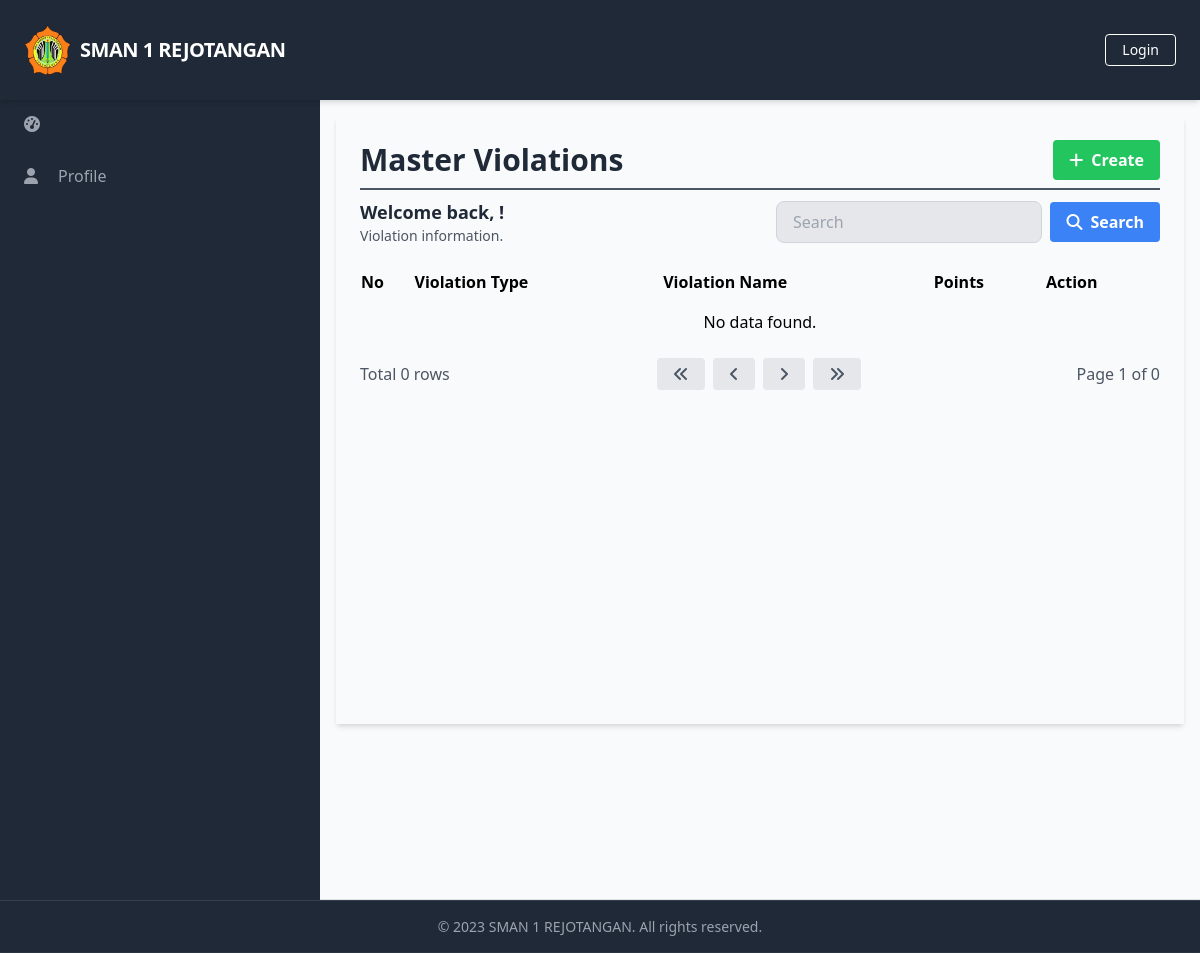
Before: /manage_master_violations/manage_master_violations_list.php with the older database file.
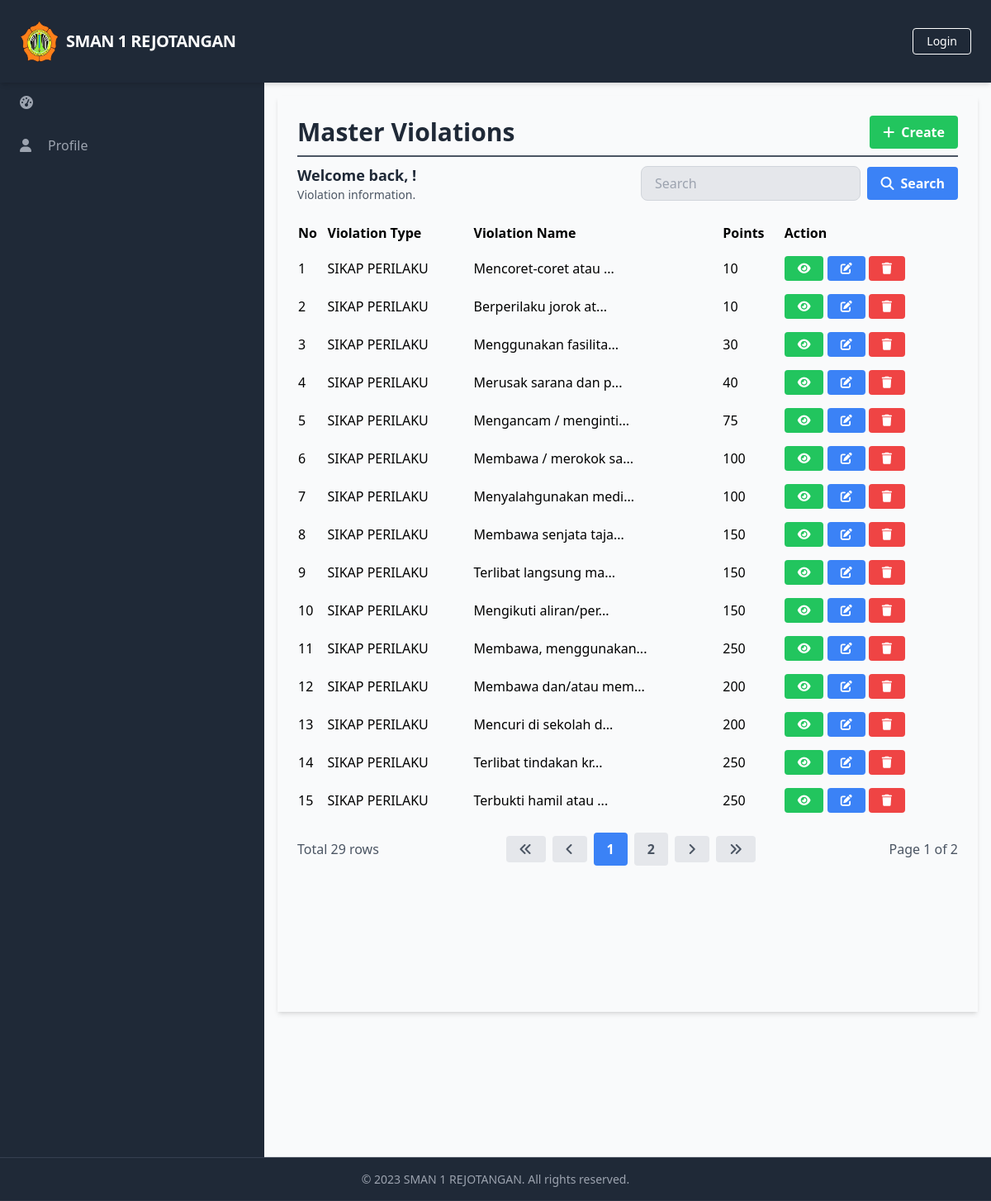
After: the same page with the newer database file.
### tables this page shows
CREATE TABLE `MasterViolations` (
  `ViolationID` int(11) NOT NULL,
  `ViolationType` varchar(255) NOT NULL,
  `ViolationName` varchar(255) NOT NULL,
  `Points` int(11) NOT NULL
);

### database/connection.php (called while the page is built, shortened)
<?php
$baseUrl = "http://localhost/final_project_imam_2023/";

### public/manage_master_violations/manage_master_violations_list.php (the view, shortened to what the changed rows need)
<?php
require_once('../../database/connection.php');
?>
<?php include_once('../components/header.php'); ?>
<div class="h-screen flex flex-col">
    <div class="flex-grow bg-gray-50 flex flex-row shadow-md">
        <main class="bg-gray-50 flex flex-col flex-1 overflow-y-scroll h-screen flex-shrink-0 sc-hide pb-40">
            <div class="flex items-start justify-start p-6 shadow-md m-4 flex-1 flex-col">
                <div class="flex flex-row justify-between items-center w-full border-b-2 border-gray-600 mb-2 pb-2">
                    <h1 class="text-3xl text-gray-800 font-semibold w-full">Master Violations</h1>
                </div>
                <div class="flex flex-col w-full">
                    <div class="flex flex-row justify-between items-center w-full mb-2 pb-2">
                        <div>
                            <h2 class="text-lg text-gray-800 font-semibold">Welcome back, <?php echo $_SESSION['FullName']; ?>!</h2>
                        </div>
                    </div>
                    <table class="min-w-full">
                        <thead>
                            <tr>
                                <th class="text-left py-2">No</th>
                                <th class="text-left py-2">Violation Type</th>
                                <th class="text-left py-2">Violation Name</th>
                                <th class="text-left py-2">Points</th>
                                <th class="text-left py-2">Action</th>
                            </tr>
                        </thead>
                        <tbody>
                            <?php
                            $searchTerm = isset($_GET['search']) ? $_GET['search'] : '';
                            $page = isset($_GET['page']) ? $_GET['page'] : 1;
                            $query = "SELECT * FROM MasterViolations WHERE ViolationName LIKE '%$searchTerm%' LIMIT 15 OFFSET " . ($page - 1) * 15;
                            $result = $conn->query($query);
                            $queryCount = "SELECT COUNT(*) AS count FROM MasterViolations WHERE ViolationName LIKE '%$searchTerm%'";
                            $resultCount = $conn->query($queryCount);
                            $rowCount = $resultCount->fetch_assoc()['count'];
                            $totalPage = ceil($rowCount / 15);
                            $no = 1;
                            while ($row = $result->fetch_assoc()) {
                            ?>
                                <tr>
                                    <td class="py-2"><?php echo $no++; ?></td>
                                    <td class="py-2"><?php echo strlen($row['ViolationType']) > 20 ? substr($row['ViolationType'], 0, 20) . '...' : $row['ViolationType']; ?></td>
                                    <td class="py-2"><?php echo strlen($row['ViolationName']) > 20 ? substr($row['ViolationName'], 0, 20) . '...' : $row['ViolationName']; ?></td>
                                    <td class="py-2"><?php echo $row['Points']; ?></td>
                                    <td class='py-2'>
                                        <a href="<?php echo $baseUrl; ?>public/manage_master_violations/manage_master_violations_detail.php?id=<?php echo $row['ViolationID'] ?>" class='bg-green-500 hover-bg-green-700 text-white font-bold py-2 px-4 rounded inline-flex items-center text-sm'>
                                            <i class='fas fa-eye'></i>
                                        </a>
                                        <a href="<?php echo $baseUrl; ?>public/manage_master_violations/manage_master_violations_update.php?id=<?php echo $row['ViolationID'] ?>" class='bg-blue-500 hover-bg-blue-700 text-white font-bold py-2 px-4 rounded inline-flex items-center text-sm'>
                                            <i class='fas fa-edit'></i>
                                        </a>
                                        <a href="#" onclick="confirmDelete(<?php echo $row['ViolationID']; ?>)" class='bg-red-500 hover-bg-red-700 text-white font-bold py-2 px-4 rounded inline-flex items-center text-sm'>
                                            <i class='fas fa-trash'></i>
                                        </a>
                                    </td>
                                </tr>
                            <?php
                            }
                            if ($result->num_rows === 0) {
                            ?>
                                <tr>
                                    <td colspan="5" class="py-2 text-center">No data found.</td>
                                </tr>
                            <?php
                            }
                            ?>
                        </tbody>
                    </table>
                    <div class="flex flex-row justify-between items-center w-full mt-4">
                        <div class="flex flex-row justify-start items-center">
                            <span class="text-gray-600">Total <?php echo $rowCount; ?> rows</span>
                        </div>
                        <div class="flex flex-row justify-end items-center space-x-2">
                            <a href="?page=1&search=<?php echo $searchTerm; ?>" class="bg-gray-200 hover-bg-gray-300 text-gray-600 font-bold py-2 px-4 rounded inline-flex items-center">
                                <i class="fas fa-angle-double-left"></i>
                            </a>
                            <a href="?page=<?php if ($page == 1) {
                                                echo $page;
                                            } else {
                                                echo $page - 1;
                                            } ?>&search=<?php echo $searchTerm; ?>" class="bg-gray-200 hover-bg-gray-300 text-gray-600 font-bold py-2 px-4 rounded inline-flex items-center">
                                <i class="fas fa-angle-left"></i>
                            </a>
                            <?php
                            $startPage = $page - 2;
                            $endPage = $page + 2;
                            if ($startPage < 1) {
                                $endPage += abs($startPage) + 1;
                                $startPage = 1;
                            }
                            if ($endPage > $totalPage) {
                                $startPage -= $endPage - $totalPage;
                                $endPage = $totalPage;
                            }
                            if ($startPage < 1) {
                                $startPage = 1;
                            }
                            for ($i = $startPage; $i <= $endPage; $i++) {
                                if ($i == $page) {
                                    echo "<a href='?page=$i&search=$searchTerm' class='bg-blue-500 hover-bg-blue-700 text-white font-bold py-2 px-4 rounded inline-flex items-center'>$i</a>";
                                } else {
                                    echo "<a href='?page=$i&search=$searchTerm' class='bg-gray-200 hover-bg-gray-300 text-gray-600 font-bold py-2 px-4 rounded inline-flex items-center'>$i</a>";
                                }
                            }
                            ?>
                            <a href="?page=<?php if ($page == $totalPage) {
                                                echo $page;
                                            } else {
                                                echo $page + 1;
                                            } ?>&search=<?php echo $searchTerm; ?>" class="bg-gray-200 hover-bg-gray-300 text-gray-600 font-bold py-2 px-4 rounded inline-flex items-center">
                                <i class="fas fa-angle-right"></i>
                            </a>
                            <a href="?page=<?php echo $totalPage; ?>&search=<?php echo $searchTerm; ?>" class="bg-gray-200 hover-bg-gray-300 text-gray-600 font-bold py-2 px-4 rounded inline-flex items-center">
                                <i class="fas fa-angle-double-right"></i>
                            </a>
                        </div>
                        <div class="flex flex-row justify-end items-center ml-2">
                            <span class="text-gray-600">Page <?php echo $page; ?> of <?php echo $totalPage; ?></span>
                        </div>
                    </div>
                </div>
        </main>
    </div>
</div>
</body>
</html>

Changed rows visible on the page:
added masterviolations: ViolationType "SIKAP PERILAKU", ViolationName "Mencoret-coret atau", Points "10"
added masterviolations: ViolationType "SIKAP PERILAKU", ViolationName "Berperilaku jorok at", Points "10"
added masterviolations: ViolationType "SIKAP PERILAKU", ViolationName "Menggunakan fasilita", Points "30"
added masterviolations: ViolationType "SIKAP PERILAKU", ViolationName "Merusak sarana dan p", Points "40"
added masterviolations: ViolationType "SIKAP PERILAKU", ViolationName "Mengancam / menginti", Points "75"
added masterviolations: ViolationType "SIKAP PERILAKU", ViolationName "Membawa / merokok sa", Points "100"
added masterviolations: ViolationType "SIKAP PERILAKU", ViolationName "Menyalahgunakan medi", Points "100"
added masterviolations: ViolationType "SIKAP PERILAKU", ViolationName "Membawa senjata taja", Points "150"
added masterviolations: ViolationType "SIKAP PERILAKU", ViolationName "Terlibat langsung ma", Points "150"
added masterviolations: ViolationType "SIKAP PERILAKU", ViolationName "Mengikuti aliran/per", Points "150"
added masterviolations: ViolationType "SIKAP PERILAKU", ViolationName "Membawa, menggunakan", Points "250"
added masterviolations: ViolationType "SIKAP PERILAKU", ViolationName "Membawa dan/atau mem", Points "200"
added masterviolations: ViolationType "SIKAP PERILAKU", ViolationName "Mencuri di sekolah d", Points "200"
added masterviolations: ViolationType "SIKAP PERILAKU", ViolationName "Terlibat tindakan kr", Points "250"
added masterviolations: ViolationType "SIKAP PERILAKU", ViolationName "Terbukti hamil atau", Points "250"
Other visible differences:
$rowCount: "0" → "29"
$totalPage: "0" → "2"
new list line: "1"
new list line: "2"
text no longer shown: "No data found."
